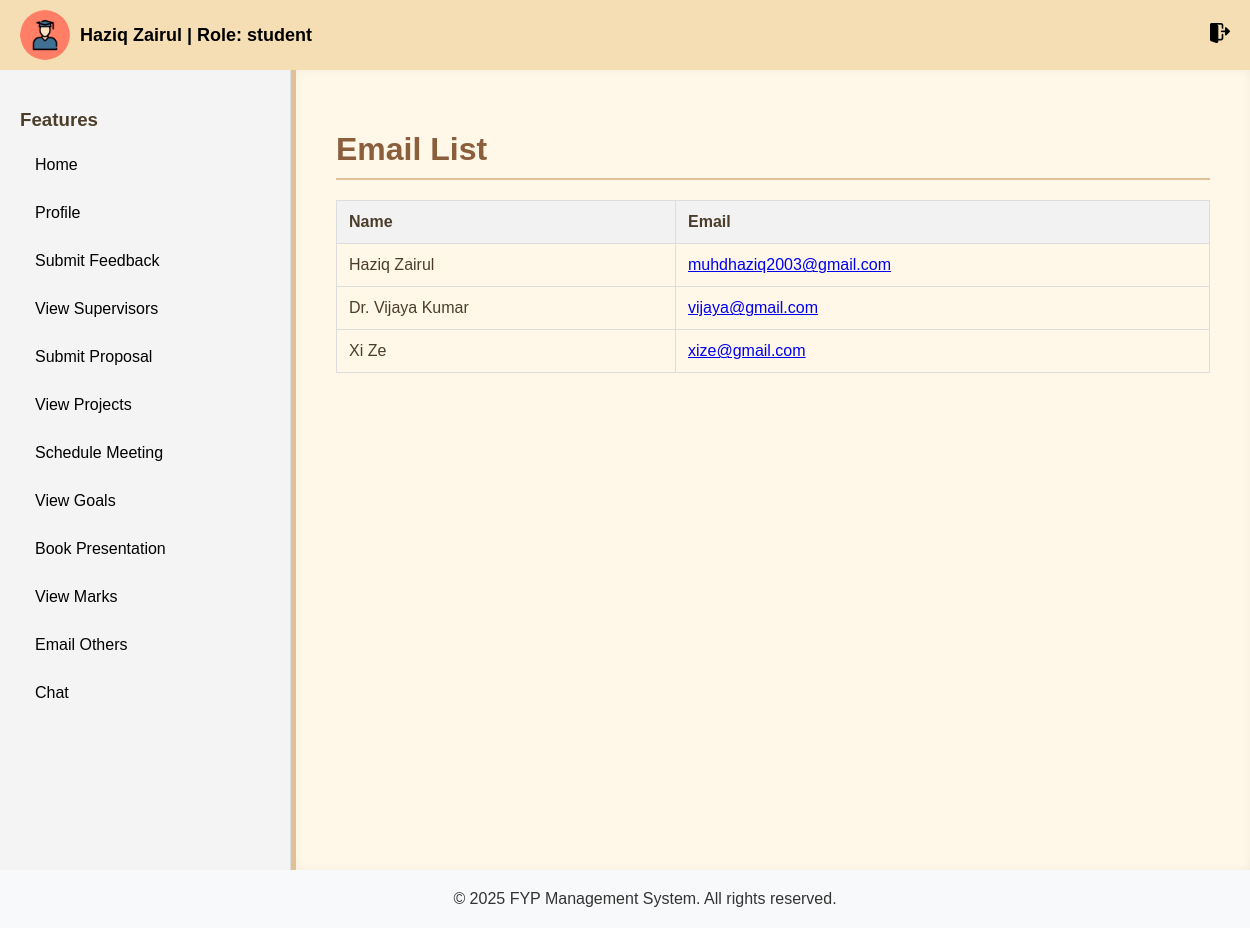
The app's page /email.php (signed in) with its own data.
### tables this page shows
CREATE TABLE IF NOT EXISTS `users` (
  `id` int(11) NOT NULL,
  `first_name` varchar(255) NOT NULL,
  `last_name` varchar(255) NOT NULL,
  `email` varchar(255) NOT NULL,
  `student_id` varchar(255) NOT NULL,
  `password` varchar(255) NOT NULL,
  `role` enum('student','moderator','admin','supervisor') NOT NULL DEFAULT 'student',
  `created_at` timestamp NOT NULL DEFAULT current_timestamp(),
  `status` enum('active','suspended') DEFAULT 'active'
);

### email.php (the view, shortened to what this page needs)
<?php
include 'db_connection.php';
$query = "SELECT email, first_name, last_name FROM users";
$result = $conn->query($query);
$users = $result->fetch_all(MYSQLI_ASSOC);
?>
<!DOCTYPE html>
<html lang="en">
<head>
    <link rel="stylesheet" href="css/dashboard.css">
    <link rel="stylesheet" href="css/header.css">
</head>
<body>
    <?php include 'includes/header.php'; ?>
    <div class="dashboard-container">
        <?php include 'includes/sidebar.php'; ?>
        <div class="dashboard-main">
            <h1>Email List</h1>
            <?php if (!empty($users)): ?>
                <table>
                    <thead>
                        <tr>
                            <th>Name</th>
                            <th>Email</th>
                        </tr>
                    </thead>
                    <tbody>
                        <?php foreach ($users as $user): ?>
                            <tr>
                                <td><?= htmlspecialchars($user['first_name'] . ' ' . $user['last_name']); ?></td>
                                <td>
                                    <a href="https://mail.google.com/mail/?view=cm&fs=1&to=<?= urlencode($user['email']); ?>" target="_blank">
                                        <?= htmlspecialchars($user['email']); ?>
                                    </a>
                                </td>
                            </tr>
                        <?php endforeach; ?>
                    </tbody>
                </table>
            <?php else: ?>
                <p>No users found.</p>
            <?php endif; ?>
        </div>
    </div>
    <?php include 'includes/footer.php'; ?>
</body>
</html>

### css/dashboard.css (style rules this page uses)
body, html { margin: 0; padding: 0; min-height: 100vh; display: flex; flex-direction: column; }
.dashboard-container { display: flex; flex: 1; min-height: 0; }
.dashboard-main { flex: 1; padding: 20px; overflow-y: auto; }
html, body { margin: 0; padding: 0; height: 100%; display: flex; flex-direction: column; }
.dashboard-main { flex: 1; padding: 20px; }
.dashboard-main h1 { margin-bottom: 20px; }
body { font-family: Arial, sans-serif; margin: 0; padding: 0; background-color: #fdf5e6; color: #4b3d2a; }
.dashboard-container { display: flex; min-height: 100vh; }
.dashboard-main { flex: 1; padding: 40px; background-color: #fff7e8; border-left: 5px solid #e0c097; box-shadow: inset 0 0 10px rgba(0, 0, 0, 0.05); }
.dashboard-main h1 { color: #8b5e3c; border-bottom: 2px solid #e0c097; padding-bottom: 10px; margin-bottom: 20px; }

### css/header.css (style rules this page uses)
body { margin: 0; font-family: Arial, sans-serif; }

### email.php (style rules this page uses)
table { width: 100%; border-collapse: collapse; margin-top: 20px; }
th, td { padding: 12px; text-align: left; border: 1px solid #ddd; }
th { background-color: #f2f2f2; }

### records on screen
users: first_name+last_name "Haziq Zairul", email "muhdhaziq2003@gmail.com"
users: first_name+last_name "Dr. Vijaya Kumar", email "vijaya@gmail.com"
users: first_name+last_name "Xi Ze", email "xize@gmail.com"

### other values on screen
$name "Haziq Zairul"
$role "student"
